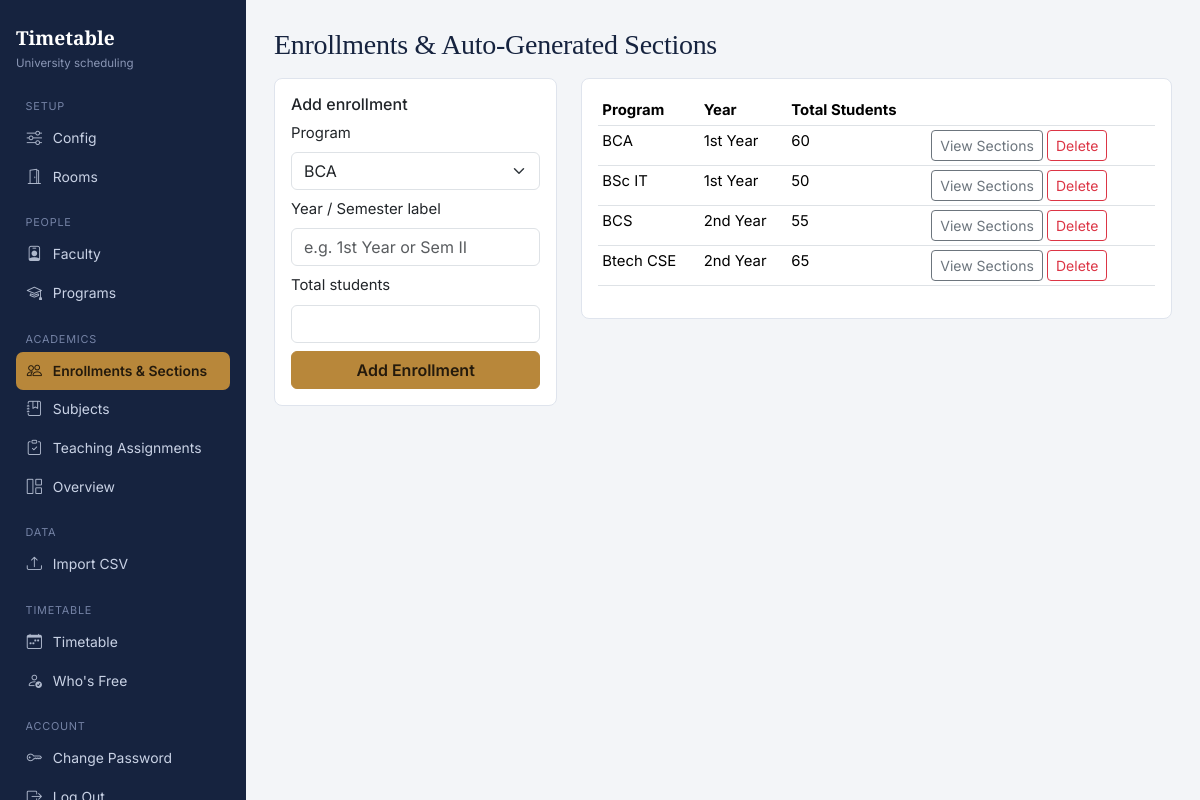
Screenshot of /enrollments (signed in) with the database file from the repository.
### models.py (models this page shows)
class Enrollment(db.Model):
    id = db.Column(db.Integer, primary_key=True)
    program_id = db.Column(db.Integer, db.ForeignKey("program.id"), nullable=False)
    year_label = db.Column(db.String(40), nullable=False)  # e.g. "1st Year", "Sem II"
    total_students = db.Column(db.Integer, nullable=False)
    program = db.relationship("Program")

class Program(db.Model):
    id = db.Column(db.Integer, primary_key=True)
    name = db.Column(db.String(80), nullable=False)  # e.g. "BCA", "Btech CSE"
    department = db.Column(db.String(120))

### app.py (the view, shortened to what this page needs)
@app.route("/enrollments", methods=["GET", "POST"])
def enrollments_page():
    cfg = get_config()
    enrollments = Enrollment.query.all()
    programs = Program.query.order_by(Program.name).all()
    return render_template("enrollments.html", enrollments=enrollments, programs=programs)

### app.py (called while the page is built)
@login_manager.user_loader
def load_user(user_id):
    return AdminUser.query.get(int(user_id))

def get_config():
    return Config.query.first()

@app.before_request
def require_login():
    allowed = {"login", "static"}
    if request.endpoint not in allowed and not current_user.is_authenticated:
        return login_manager.unauthorized()

### models.py (called while the page is built)
    @property
    def is_authenticated(self):
        return True

### templates/enrollments.html (shortened to what this page needs)
{% extends "base.html" %}
{% block content %}
<h3 class="mb-3">Enrollments &amp; Auto-Generated Sections</h3>
<div class="row">
  <div class="col-md-4">
    <div class="card p-3">
      <h6>Add enrollment</h6>
      <form method="post">
        <div class="mb-2">
          <label class="form-label">Program</label>
          <select class="form-select" name="program_id" required>
            {% for p in programs %}<option value="{{ p.id }}">{{ p.name }}</option>{% endfor %}
          </select>
        </div>
        <div class="mb-2">
          <label class="form-label">Year / Semester label</label>
          <input class="form-control" name="year_label" required placeholder="e.g. 1st Year or Sem II">
        </div>
        <div class="mb-2">
          <label class="form-label">Total students</label>
          <input type="number" class="form-control" name="total_students" required>
        </div>
        <button class="btn btn-primary w-100">Add Enrollment</button>
      </form>
    </div>
  </div>
  <div class="col-md-8">
    <div class="card p-3">
      <table class="table table-sm table-hover">
        <thead><tr><th>Program</th><th>Year</th><th>Total Students</th><th></th></tr></thead>
        <tbody>
        {% for e in enrollments %}
          <tr>
            <td>{{ e.program.name }}</td>
            <td>{{ e.year_label }}</td>
            <td>{{ e.total_students }}</td>
            <td>
              <a class="btn btn-sm btn-outline-secondary" href="{{ url_for('view_sections', eid=e.id) }}">View Sections</a>
              <form method="post" action="{{ url_for('delete_enrollment', eid=e.id) }}" class="d-inline" onsubmit="return confirm('This also deletes its sections/lab groups. Continue?');">
                <button class="btn btn-sm btn-outline-danger">Delete</button>
              </form>
            </td>
          </tr>
        {% else %}
          <tr><td colspan="4" class="text-muted">No enrollments yet.</td></tr>
        {% endfor %}
        </tbody>
      </table>
    </div>
  </div>
</div>
{% endblock %}

### templates/base.html (style rules this page uses)
:root { --ink: #16233F; --ink-soft: #4A5876; --paper: #F3F5F8; --panel: #FFFFFF; --line: #DFE4ED; --brass: #B8873A; --brass-dark: #96692A; --steel: #3E6B96; --steel-tint: #E7EEF5; --sage: #4B7B62; --sage-tint: #E7F1EC; --signal: #A6423A; --signal-tint: #F7E9E7; --free: #E7F1EC; --free-ink: #2E5B44; }
body { background: var(--paper); color: var(--ink); font-family: 'Inter', -apple-system, sans-serif; font-size: .93rem; }
h1, h2, h3, .font-display { font-family: 'Source Serif 4', Georgia, serif; color: var(--ink); letter-spacing: -0.01em; }
.card { border:1px solid var(--line); border-radius:8px; box-shadow:none; margin-bottom:1.25rem; }
.btn-primary { background: var(--brass); border-color: var(--brass); color:#241A0C; font-weight:600; }
a { color: var(--steel); }

### rows the page displays
Enrollment: program.name "BCA", year_label "1st Year", total_students "60"
Enrollment: program.name "BSc IT", year_label "1st Year", total_students "50"
Enrollment: program.name "BCS", year_label "2nd Year", total_students "55"
Enrollment: program.name "Btech CSE", year_label "2nd Year", total_students "65"

### other values shown
form field program_id "BCA"
